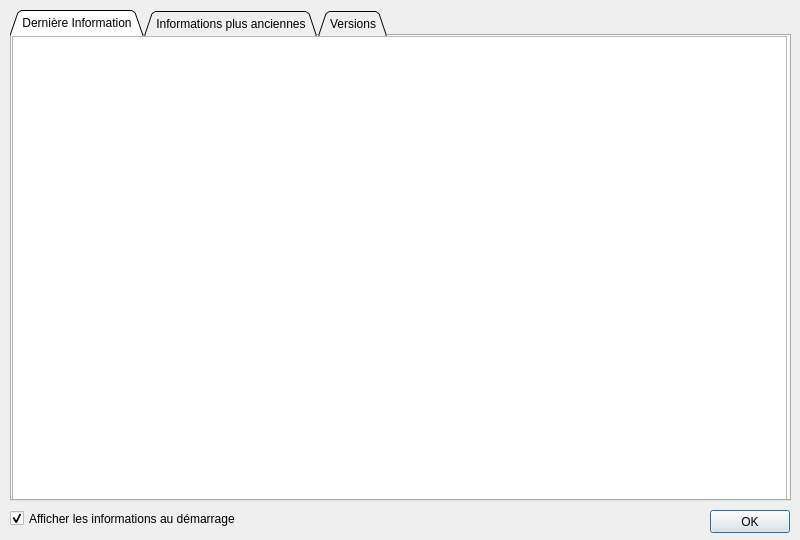
<?xml version="1.0" encoding="UTF-8"?>
<ui version="4.0">
 <class>Informations</class>
 <widget class="QMainWindow" name="Informations">
  <property name="windowModality">
   <enum>Qt::WindowModal</enum>
  </property>
  <property name="geometry">
   <rect>
    <x>0</x>
    <y>0</y>
    <width>800</width>
    <height>540</height>
   </rect>
  </property>
  <property name="minimumSize">
   <size>
    <width>800</width>
    <height>540</height>
   </size>
  </property>
  <property name="maximumSize">
   <size>
    <width>800</width>
    <height>540</height>
   </size>
  </property>
  <property name="windowTitle">
   <string>Informations</string>
  </property>
  <widget class="QWidget" name="centralwidget">
   <property name="autoFillBackground">
    <bool>true</bool>
   </property>
   <widget class="QPushButton" name="ok">
    <property name="geometry">
     <rect>
      <x>710</x>
      <y>510</y>
      <width>80</width>
      <height>23</height>
     </rect>
    </property>
    <property name="text">
     <string>OK</string>
    </property>
    <property name="default">
     <bool>true</bool>
    </property>
   </widget>
   <widget class="QTabWidget" name="ongletsInfos">
    <property name="geometry">
     <rect>
      <x>10</x>
      <y>10</y>
      <width>781</width>
      <height>491</height>
     </rect>
    </property>
    <property name="autoFillBackground">
     <bool>true</bool>
    </property>
    <property name="tabShape">
     <enum>QTabWidget::Triangular</enum>
    </property>
    <property name="currentIndex">
     <number>0</number>
    </property>
    <widget class="QWidget" name="ongletDerniereInfo">
     <attribute name="title">
      <string>Dernière Information</string>
     </attribute>
     <widget class="QTextBrowser" name="derniereInfo">
      <property name="geometry">
       <rect>
        <x>0</x>
        <y>0</y>
        <width>775</width>
        <height>465</height>
       </rect>
      </property>
      <property name="font">
       <font>
        <pointsize>13</pointsize>
       </font>
      </property>
     </widget>
    </widget>
    <widget class="QWidget" name="ongletAnciennesInfos">
     <attribute name="title">
      <string>Informations plus anciennes</string>
     </attribute>
     <widget class="QTextBrowser" name="anciennesInfos">
      <property name="geometry">
       <rect>
        <x>0</x>
        <y>0</y>
        <width>775</width>
        <height>465</height>
       </rect>
      </property>
      <property name="font">
       <font>
        <pointsize>13</pointsize>
       </font>
      </property>
      <property name="readOnly">
       <bool>true</bool>
      </property>
      <property name="html">
       <string notr="true">&lt;!DOCTYPE HTML PUBLIC &quot;-//W3C//DTD HTML 4.0//EN&quot; &quot;http://www.w3.org/TR/REC-html40/strict.dtd&quot;&gt;
&lt;html&gt;&lt;head&gt;&lt;meta name=&quot;qrichtext&quot; content=&quot;1&quot; /&gt;&lt;meta charset=&quot;utf-8&quot; /&gt;&lt;style type=&quot;text/css&quot;&gt;
p, li { white-space: pre-wrap; }
hr { height: 1px; border-width: 0; }
li.unchecked::marker { content: &quot;\2610&quot;; }
li.checked::marker { content: &quot;\2612&quot;; }
&lt;/style&gt;&lt;/head&gt;&lt;body style=&quot; font-family:'Segoe UI'; font-size:13pt; font-weight:400; font-style:normal;&quot;&gt;
&lt;p style=&quot;-qt-paragraph-type:empty; margin-top:0px; margin-bottom:0px; margin-left:0px; margin-right:0px; -qt-block-indent:0; text-indent:0px; font-family:'MS Shell Dlg 2';&quot;&gt;&lt;br /&gt;&lt;/p&gt;&lt;/body&gt;&lt;/html&gt;</string>
      </property>
     </widget>
    </widget>
    <widget class="QWidget" name="ongletVersions">
     <attribute name="title">
      <string>Versions</string>
     </attribute>
     <widget class="QTextBrowser" name="versions">
      <property name="geometry">
       <rect>
        <x>0</x>
        <y>0</y>
        <width>775</width>
        <height>465</height>
       </rect>
      </property>
      <property name="font">
       <font>
        <pointsize>13</pointsize>
       </font>
      </property>
      <property name="readOnly">
       <bool>true</bool>
      </property>
      <property name="html">
       <string notr="true">&lt;!DOCTYPE HTML PUBLIC &quot;-//W3C//DTD HTML 4.0//EN&quot; &quot;http://www.w3.org/TR/REC-html40/strict.dtd&quot;&gt;
&lt;html&gt;&lt;head&gt;&lt;meta name=&quot;qrichtext&quot; content=&quot;1&quot; /&gt;&lt;meta charset=&quot;utf-8&quot; /&gt;&lt;style type=&quot;text/css&quot;&gt;
p, li { white-space: pre-wrap; }
hr { height: 1px; border-width: 0; }
li.unchecked::marker { content: &quot;\2610&quot;; }
li.checked::marker { content: &quot;\2612&quot;; }
&lt;/style&gt;&lt;/head&gt;&lt;body style=&quot; font-family:'Segoe UI'; font-size:13pt; font-weight:400; font-style:normal;&quot;&gt;
&lt;p style=&quot;-qt-paragraph-type:empty; margin-top:0px; margin-bottom:0px; margin-left:0px; margin-right:0px; -qt-block-indent:0; text-indent:0px; font-family:'MS Shell Dlg 2';&quot;&gt;&lt;br /&gt;&lt;/p&gt;&lt;/body&gt;&lt;/html&gt;</string>
      </property>
     </widget>
    </widget>
   </widget>
   <widget class="QCheckBox" name="afficherInfosDemarrage">
    <property name="geometry">
     <rect>
      <x>10</x>
      <y>510</y>
      <width>281</width>
      <height>17</height>
     </rect>
    </property>
    <property name="text">
     <string>Afficher les informations au démarrage</string>
    </property>
    <property name="checked">
     <bool>true</bool>
    </property>
   </widget>
  </widget>
 </widget>
 <resources/>
 <connections/>
</ui>
